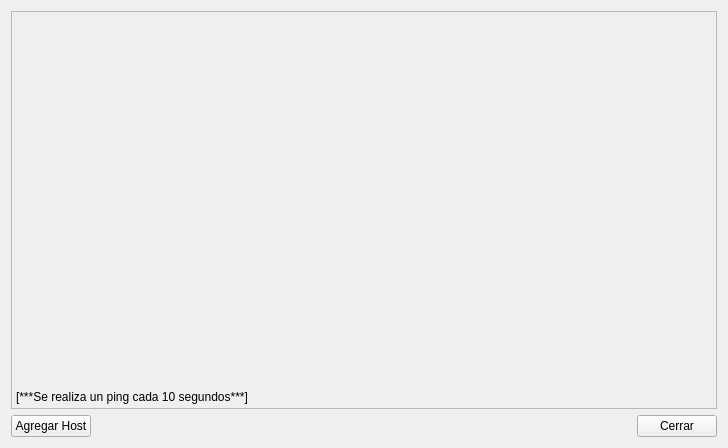
<?xml version="1.0" encoding="UTF-8"?>
<ui version="4.0">
 <class>Monitor</class>
 <widget class="QWidget" name="Monitor">
  <property name="geometry">
   <rect>
    <x>0</x>
    <y>0</y>
    <width>728</width>
    <height>448</height>
   </rect>
  </property>
  <property name="windowTitle">
   <string>Network Monitor</string>
  </property>
  <property name="styleSheet">
   <string notr="true"/>
  </property>
  <layout class="QVBoxLayout" name="verticalLayout">
   <item>
    <widget class="QScrollArea" name="scrollArea">
     <property name="widgetResizable">
      <bool>true</bool>
     </property>
     <widget class="QWidget" name="scrollAreaWidgetContents">
      <property name="geometry">
       <rect>
        <x>0</x>
        <y>0</y>
        <width>702</width>
        <height>380</height>
       </rect>
      </property>
      <layout class="QVBoxLayout" name="verticalLayout_2">
       <property name="spacing">
        <number>0</number>
       </property>
       <property name="leftMargin">
        <number>4</number>
       </property>
       <property name="topMargin">
        <number>4</number>
       </property>
       <property name="rightMargin">
        <number>4</number>
       </property>
       <property name="bottomMargin">
        <number>4</number>
       </property>
       <item>
        <widget class="QWidget" name="lwHosts" native="true">
         <property name="toolTip">
          <string>Lista de Host's</string>
         </property>
         <property name="statusTip">
          <string>Lista de Host's</string>
         </property>
         <property name="whatsThis">
          <string>Lista de Host's</string>
         </property>
        </widget>
       </item>
       <item>
        <widget class="QLabel" name="lbInfo">
         <property name="maximumSize">
          <size>
           <width>16777215</width>
           <height>15</height>
          </size>
         </property>
         <property name="styleSheet">
          <string notr="true"/>
         </property>
         <property name="text">
          <string>[***Se realiza un ping cada 10 segundos***]</string>
         </property>
        </widget>
       </item>
      </layout>
     </widget>
    </widget>
   </item>
   <item>
    <layout class="QHBoxLayout" name="horizontalLayout_2">
     <item>
      <widget class="QPushButton" name="btAdd">
       <property name="text">
        <string>Agregar Host</string>
       </property>
      </widget>
     </item>
     <item>
      <spacer name="horizontalSpacer">
       <property name="orientation">
        <enum>Qt::Horizontal</enum>
       </property>
       <property name="sizeHint" stdset="0">
        <size>
         <width>40</width>
         <height>20</height>
        </size>
       </property>
      </spacer>
     </item>
     <item>
      <widget class="QPushButton" name="btClose">
       <property name="text">
        <string>Cerrar</string>
       </property>
      </widget>
     </item>
    </layout>
   </item>
  </layout>
 </widget>
 <resources/>
 <connections/>
</ui>
